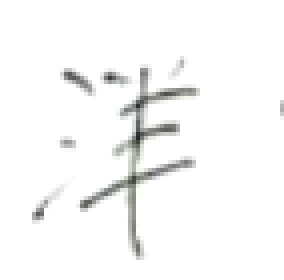
#> input picture img_match/kanzi/1001.png, 71 x 70 px (shown 4 times larger)
$ python feature_detection.py
#> lines starting #> are read from the running program, lines starting #| are printed output that depends on the picture; long printed decimals are rounded
"""feature detection."""

#値が小さいほど類似度が高い

import cv2
import os

TARGET_FILE = '1001.png'
IMG_DIR = os.path.abspath(os.path.dirname(__file__)) + '/kanzi/'
IMG_SIZE = (200, 200)

target_img_path = IMG_DIR + TARGET_FILE
target_img = cv2.imread(target_img_path, cv2.IMREAD_GRAYSCALE)
#> target_img: shape (70, 71); min 39, max 255, mean 247.9
target_img = cv2.resize(target_img, IMG_SIZE)
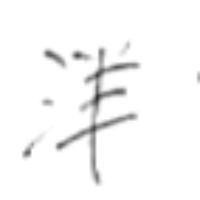
#> target_img: shape (200, 200); min 48, max 255, mean 247.9
bf = cv2.BFMatcher(cv2.NORM_HAMMING)
detector = cv2.ORB_create()
# detector = cv2.AKAZE_create()
(target_kp, target_des) = detector.detectAndCompute(target_img, None)
#> target_kp = 176 keypoints; strongest (x, y, size): (97, 95, 77.1), (98, 95, 53.6), (76, 55, 53.6), (96, 99, 92.6)

print('TARGET_FILE: %s' % (TARGET_FILE))

files = os.listdir(IMG_DIR)
for file in files:
    if file == '.DS_Store' or file == TARGET_FILE:
        continue

    comparing_img_path = IMG_DIR + file
    try:
        comparing_img = cv2.imread(comparing_img_path, cv2.IMREAD_GRAYSCALE)
        comparing_img = cv2.resize(comparing_img, IMG_SIZE)
        (comparing_kp, comparing_des) = detector.detectAndCompute(comparing_img, None)
        matches = bf.match(target_des, comparing_des)
        dist = [m.distance for m in matches]
        ret = sum(dist) / len(dist)
    except cv2.error:
        ret = 100000

    print(file, ret)
#> pass 2 of the loop `for file in files:`:
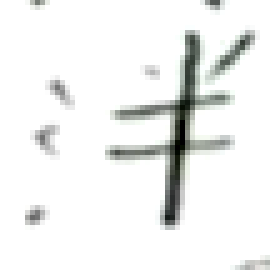
#> input picture img_match/kanzi/1002.png, 54 x 54 px (shown 5 times larger)
#> `comparing_img = cv2.resize(comparing_img, IMG_SIZE)`:
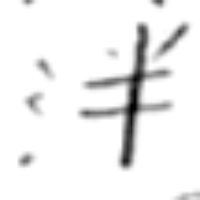
#> comparing_img: shape (200, 200); min 0, max 255, mean 239.7
#> comparing_kp = 115 keypoints; strongest (x, y, size): (129, 79, 64.3), (124, 110, 64.3), (119, 117, 77.1), (140, 107, 53.6)
#> matches = 176 matches
#> dist = 176 values, max 100 at index 167, min 8 at index 24, mean 56.52
#> ret = 56.52
#| 1002.png 56.517
#> pass 3 of the loop `for file in files:`:
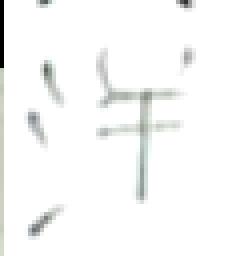
#> input picture img_match/kanzi/1004.png, 63 x 64 px (shown 4 times larger)
#> `comparing_img = cv2.resize(comparing_img, IMG_SIZE)`:
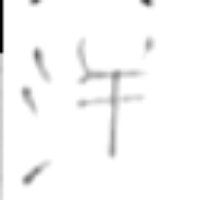
#> comparing_img: shape (200, 200); min 0, max 255, mean 248.6
#> comparing_kp = 63 keypoints; strongest (x, y, size): (116, 75, 64.3), (36, 51, 31), (118, 74, 53.6), (112, 74, 53.6)
#> dist = 176 values, max 98 at index 165, min 8 at index 24, mean 61.09
#> ret = 61.09
#| 1004.png 61.091
